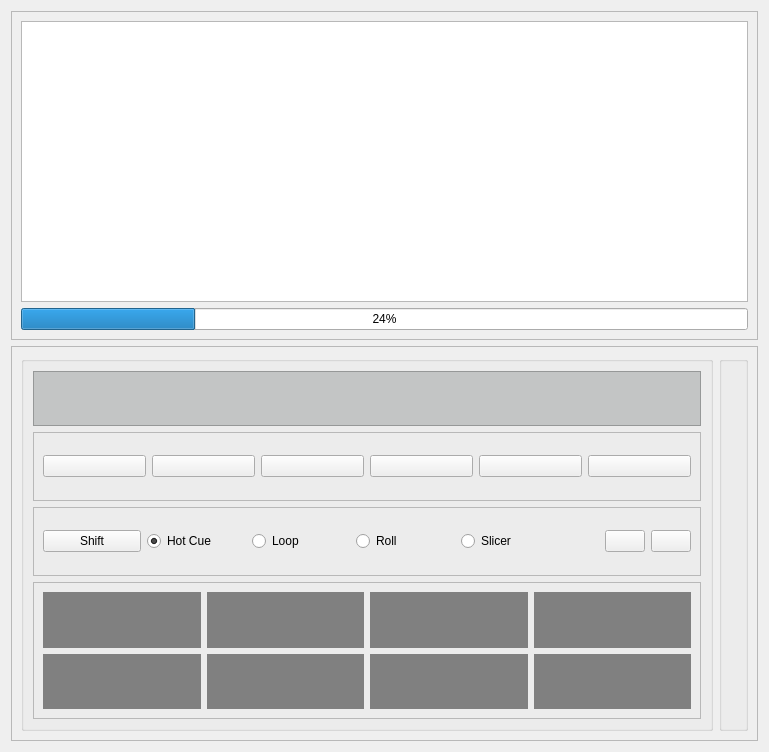
<?xml version="1.0" encoding="UTF-8"?>
<ui version="4.0">
 <class>Deck</class>
 <widget class="QWidget" name="Deck">
  <property name="geometry">
   <rect>
    <x>0</x>
    <y>0</y>
    <width>769</width>
    <height>752</height>
   </rect>
  </property>
  <property name="windowTitle">
   <string>Form</string>
  </property>
  <layout class="QGridLayout" name="gridLayout_2">
   <item row="0" column="0">
    <widget class="QFrame" name="frame_5">
     <property name="sizePolicy">
      <sizepolicy hsizetype="Preferred" vsizetype="Expanding">
       <horstretch>0</horstretch>
       <verstretch>0</verstretch>
      </sizepolicy>
     </property>
     <property name="frameShape">
      <enum>QFrame::StyledPanel</enum>
     </property>
     <property name="frameShadow">
      <enum>QFrame::Raised</enum>
     </property>
     <layout class="QVBoxLayout" name="verticalLayout_2">
      <item>
       <widget class="QGraphicsView" name="graphicsView">
        <property name="sizePolicy">
         <sizepolicy hsizetype="Expanding" vsizetype="Expanding">
          <horstretch>0</horstretch>
          <verstretch>0</verstretch>
         </sizepolicy>
        </property>
       </widget>
      </item>
      <item>
       <widget class="QProgressBar" name="progressBar">
        <property name="sizePolicy">
         <sizepolicy hsizetype="Expanding" vsizetype="Fixed">
          <horstretch>0</horstretch>
          <verstretch>1</verstretch>
         </sizepolicy>
        </property>
        <property name="value">
         <number>24</number>
        </property>
       </widget>
      </item>
     </layout>
    </widget>
   </item>
   <item row="1" column="0">
    <widget class="QFrame" name="frame">
     <property name="frameShape">
      <enum>QFrame::StyledPanel</enum>
     </property>
     <property name="frameShadow">
      <enum>QFrame::Raised</enum>
     </property>
     <layout class="QGridLayout" name="gridLayout_3">
      <item row="0" column="0">
       <widget class="QGroupBox" name="groupBox">
        <property name="title">
         <string/>
        </property>
        <layout class="QVBoxLayout" name="verticalLayout">
         <item>
          <widget class="QGraphicsView" name="OverviewWaveform">
           <property name="sizePolicy">
            <sizepolicy hsizetype="Expanding" vsizetype="Minimum">
             <horstretch>0</horstretch>
             <verstretch>8</verstretch>
            </sizepolicy>
           </property>
           <property name="minimumSize">
            <size>
             <width>0</width>
             <height>2</height>
            </size>
           </property>
           <property name="autoFillBackground">
            <bool>true</bool>
           </property>
           <property name="styleSheet">
            <string notr="true">background-color: rgb(195, 197, 197);</string>
           </property>
          </widget>
         </item>
         <item>
          <widget class="QFrame" name="frame_2">
           <property name="sizePolicy">
            <sizepolicy hsizetype="Preferred" vsizetype="Preferred">
             <horstretch>0</horstretch>
             <verstretch>10</verstretch>
            </sizepolicy>
           </property>
           <property name="frameShape">
            <enum>QFrame::StyledPanel</enum>
           </property>
           <property name="frameShadow">
            <enum>QFrame::Raised</enum>
           </property>
           <layout class="QHBoxLayout" name="horizontalLayout">
            <item>
             <widget class="QPushButton" name="StartOfTrackButton">
              <property name="toolTip">
               <string>Start of Track</string>
              </property>
              <property name="text">
               <string/>
              </property>
              <property name="icon">
               <iconset resource="MaterialSymbolsIcons.qrc">
                <normaloff>:/resources/MaterialSymbols/skip_prev_24dp_FILL0_wght400_GRAD0_opsz24.svg</normaloff>:/resources/MaterialSymbols/skip_prev_24dp_FILL0_wght400_GRAD0_opsz24.svg</iconset>
              </property>
             </widget>
            </item>
            <item>
             <widget class="QPushButton" name="BackwardsButton">
              <property name="toolTip">
               <string>Seek Backwards</string>
              </property>
              <property name="text">
               <string/>
              </property>
              <property name="icon">
               <iconset resource="MaterialSymbolsIcons.qrc">
                <normaloff>:/resources/MaterialSymbols/fast_rewind_24dp_FILL0_wght400_GRAD0_opsz24.svg</normaloff>:/resources/MaterialSymbols/fast_rewind_24dp_FILL0_wght400_GRAD0_opsz24.svg</iconset>
              </property>
             </widget>
            </item>
            <item>
             <widget class="QPushButton" name="PausePlay">
              <property name="toolTip">
               <string>Play</string>
              </property>
              <property name="text">
               <string/>
              </property>
              <property name="icon">
               <iconset resource="MaterialSymbolsIcons.qrc">
                <normaloff>:/resources/MaterialSymbols/play_circle_24dp_FILL0_wght400_GRAD0_opsz24.svg</normaloff>:/resources/MaterialSymbols/play_circle_24dp_FILL0_wght400_GRAD0_opsz24.svg</iconset>
              </property>
             </widget>
            </item>
            <item>
             <widget class="QPushButton" name="StopButton">
              <property name="toolTip">
               <string>Stop</string>
              </property>
              <property name="text">
               <string/>
              </property>
              <property name="icon">
               <iconset resource="MaterialSymbolsIcons.qrc">
                <normaloff>:/resources/MaterialSymbols/stop_circle_24dp_FILL0_wght400_GRAD0_opsz24.svg</normaloff>:/resources/MaterialSymbols/stop_circle_24dp_FILL0_wght400_GRAD0_opsz24.svg</iconset>
              </property>
             </widget>
            </item>
            <item>
             <widget class="QPushButton" name="ForwardButton">
              <property name="toolTip">
               <string>Seek Forward</string>
              </property>
              <property name="text">
               <string/>
              </property>
              <property name="icon">
               <iconset resource="MaterialSymbolsIcons.qrc">
                <normaloff>:/resources/MaterialSymbols/fast_forward_24dp_FILL0_wght400_GRAD0_opsz24.svg</normaloff>:/resources/MaterialSymbols/fast_forward_24dp_FILL0_wght400_GRAD0_opsz24.svg</iconset>
              </property>
             </widget>
            </item>
            <item>
             <widget class="QPushButton" name="EndOfTrackButton">
              <property name="toolTip">
               <string>End of Track</string>
              </property>
              <property name="text">
               <string/>
              </property>
              <property name="icon">
               <iconset resource="MaterialSymbolsIcons.qrc">
                <normaloff>:/resources/MaterialSymbols/skip_next_24dp_FILL0_wght400_GRAD0_opsz24.svg</normaloff>:/resources/MaterialSymbols/skip_next_24dp_FILL0_wght400_GRAD0_opsz24.svg</iconset>
              </property>
             </widget>
            </item>
           </layout>
          </widget>
         </item>
         <item>
          <widget class="QFrame" name="frame_4">
           <property name="sizePolicy">
            <sizepolicy hsizetype="Preferred" vsizetype="Preferred">
             <horstretch>0</horstretch>
             <verstretch>10</verstretch>
            </sizepolicy>
           </property>
           <property name="frameShape">
            <enum>QFrame::StyledPanel</enum>
           </property>
           <property name="frameShadow">
            <enum>QFrame::Raised</enum>
           </property>
           <layout class="QHBoxLayout" name="horizontalLayout_3">
            <item>
             <widget class="QPushButton" name="pushButton_9">
              <property name="sizePolicy">
               <sizepolicy hsizetype="Minimum" vsizetype="Fixed">
                <horstretch>10</horstretch>
                <verstretch>0</verstretch>
               </sizepolicy>
              </property>
              <property name="text">
               <string>Shift</string>
              </property>
             </widget>
            </item>
            <item>
             <widget class="QRadioButton" name="HotCueRadioButton">
              <property name="sizePolicy">
               <sizepolicy hsizetype="Minimum" vsizetype="Fixed">
                <horstretch>10</horstretch>
                <verstretch>0</verstretch>
               </sizepolicy>
              </property>
              <property name="text">
               <string>Hot Cue</string>
              </property>
              <property name="checked">
               <bool>true</bool>
              </property>
             </widget>
            </item>
            <item>
             <widget class="QRadioButton" name="LoopRadioButton">
              <property name="sizePolicy">
               <sizepolicy hsizetype="Minimum" vsizetype="Fixed">
                <horstretch>10</horstretch>
                <verstretch>0</verstretch>
               </sizepolicy>
              </property>
              <property name="text">
               <string>Loop</string>
              </property>
             </widget>
            </item>
            <item>
             <widget class="QRadioButton" name="RollRadioButton">
              <property name="sizePolicy">
               <sizepolicy hsizetype="Minimum" vsizetype="Fixed">
                <horstretch>10</horstretch>
                <verstretch>0</verstretch>
               </sizepolicy>
              </property>
              <property name="text">
               <string>Roll</string>
              </property>
             </widget>
            </item>
            <item>
             <widget class="QRadioButton" name="SlicerRadioButton">
              <property name="sizePolicy">
               <sizepolicy hsizetype="Minimum" vsizetype="Fixed">
                <horstretch>10</horstretch>
                <verstretch>0</verstretch>
               </sizepolicy>
              </property>
              <property name="text">
               <string>Slicer</string>
              </property>
             </widget>
            </item>
            <item>
             <spacer name="horizontalSpacer">
              <property name="orientation">
               <enum>Qt::Horizontal</enum>
              </property>
              <property name="sizeHint" stdset="0">
               <size>
                <width>40</width>
                <height>20</height>
               </size>
              </property>
             </spacer>
            </item>
            <item>
             <widget class="QPushButton" name="pushButton">
              <property name="sizePolicy">
               <sizepolicy hsizetype="Minimum" vsizetype="Fixed">
                <horstretch>1</horstretch>
                <verstretch>0</verstretch>
               </sizepolicy>
              </property>
              <property name="text">
               <string/>
              </property>
              <property name="icon">
               <iconset resource="MaterialSymbolsIcons.qrc">
                <normaloff>:/resources/MaterialSymbols/reverse_arrow_24dp_FILL0_wght400_GRAD0_opsz24.svg</normaloff>:/resources/MaterialSymbols/reverse_arrow_24dp_FILL0_wght400_GRAD0_opsz24.svg</iconset>
              </property>
             </widget>
            </item>
            <item>
             <widget class="QPushButton" name="pushButton_2">
              <property name="sizePolicy">
               <sizepolicy hsizetype="Minimum" vsizetype="Fixed">
                <horstretch>1</horstretch>
                <verstretch>0</verstretch>
               </sizepolicy>
              </property>
              <property name="text">
               <string/>
              </property>
              <property name="icon">
               <iconset resource="MaterialSymbolsIcons.qrc">
                <normaloff>:/resources/MaterialSymbols/play_arrow_24dp_FILL0_wght400_GRAD0_opsz24.svg</normaloff>:/resources/MaterialSymbols/play_arrow_24dp_FILL0_wght400_GRAD0_opsz24.svg</iconset>
              </property>
             </widget>
            </item>
           </layout>
          </widget>
         </item>
         <item>
          <widget class="QFrame" name="frame_3">
           <property name="sizePolicy">
            <sizepolicy hsizetype="MinimumExpanding" vsizetype="Preferred">
             <horstretch>0</horstretch>
             <verstretch>20</verstretch>
            </sizepolicy>
           </property>
           <property name="frameShape">
            <enum>QFrame::StyledPanel</enum>
           </property>
           <property name="frameShadow">
            <enum>QFrame::Raised</enum>
           </property>
           <layout class="QGridLayout" name="gridLayout">
            <item row="0" column="1">
             <widget class="CustomButton" name="CueButton_2">
              <property name="sizePolicy">
               <sizepolicy hsizetype="Minimum" vsizetype="Expanding">
                <horstretch>0</horstretch>
                <verstretch>20</verstretch>
               </sizepolicy>
              </property>
              <property name="styleSheet">
               <string notr="true">border-radius: 0px;
background-color: rgb(128, 128, 128);</string>
              </property>
              <property name="text">
               <string/>
              </property>
             </widget>
            </item>
            <item row="0" column="2">
             <widget class="CustomButton" name="CueButton_3">
              <property name="sizePolicy">
               <sizepolicy hsizetype="Minimum" vsizetype="Expanding">
                <horstretch>0</horstretch>
                <verstretch>20</verstretch>
               </sizepolicy>
              </property>
              <property name="styleSheet">
               <string notr="true">border-radius: 0px;
background-color: rgb(128, 128, 128);</string>
              </property>
              <property name="text">
               <string/>
              </property>
             </widget>
            </item>
            <item row="0" column="0">
             <widget class="CustomButton" name="CueButton_1">
              <property name="sizePolicy">
               <sizepolicy hsizetype="Minimum" vsizetype="Expanding">
                <horstretch>0</horstretch>
                <verstretch>20</verstretch>
               </sizepolicy>
              </property>
              <property name="styleSheet">
               <string notr="true">border-radius: 0px;
background-color: rgb(128, 128, 128);</string>
              </property>
              <property name="text">
               <string/>
              </property>
             </widget>
            </item>
            <item row="0" column="3">
             <widget class="CustomButton" name="CueButton_4">
              <property name="sizePolicy">
               <sizepolicy hsizetype="Minimum" vsizetype="Expanding">
                <horstretch>0</horstretch>
                <verstretch>20</verstretch>
               </sizepolicy>
              </property>
              <property name="styleSheet">
               <string notr="true">border-radius: 0px;
background-color: rgb(128, 128, 128);</string>
              </property>
              <property name="text">
               <string/>
              </property>
             </widget>
            </item>
            <item row="1" column="0">
             <widget class="CustomButton" name="CueButton_5">
              <property name="sizePolicy">
               <sizepolicy hsizetype="Minimum" vsizetype="Expanding">
                <horstretch>0</horstretch>
                <verstretch>20</verstretch>
               </sizepolicy>
              </property>
              <property name="styleSheet">
               <string notr="true">border-radius: 0px;
background-color: rgb(128, 128, 128);</string>
              </property>
              <property name="text">
               <string/>
              </property>
             </widget>
            </item>
            <item row="1" column="1">
             <widget class="CustomButton" name="CueButton_7">
              <property name="sizePolicy">
               <sizepolicy hsizetype="Minimum" vsizetype="Expanding">
                <horstretch>0</horstretch>
                <verstretch>20</verstretch>
               </sizepolicy>
              </property>
              <property name="styleSheet">
               <string notr="true">border-radius: 0px;
background-color: rgb(128, 128, 128);</string>
              </property>
              <property name="text">
               <string/>
              </property>
             </widget>
            </item>
            <item row="1" column="2">
             <widget class="CustomButton" name="CueButton_6">
              <property name="sizePolicy">
               <sizepolicy hsizetype="Minimum" vsizetype="Expanding">
                <horstretch>0</horstretch>
                <verstretch>20</verstretch>
               </sizepolicy>
              </property>
              <property name="styleSheet">
               <string notr="true">border-radius: 0px;
background-color: rgb(128, 128, 128);</string>
              </property>
              <property name="text">
               <string/>
              </property>
             </widget>
            </item>
            <item row="1" column="3">
             <widget class="CustomButton" name="CueButton_8">
              <property name="sizePolicy">
               <sizepolicy hsizetype="Minimum" vsizetype="Expanding">
                <horstretch>0</horstretch>
                <verstretch>20</verstretch>
               </sizepolicy>
              </property>
              <property name="styleSheet">
               <string notr="true">border-radius: 0px;
background-color: rgb(128, 128, 128);</string>
              </property>
              <property name="text">
               <string/>
              </property>
             </widget>
            </item>
           </layout>
          </widget>
         </item>
        </layout>
       </widget>
      </item>
      <item row="0" column="1">
       <widget class="QGroupBox" name="groupBox_2">
        <property name="title">
         <string/>
        </property>
        <widget class="QSlider" name="verticalSlider">
         <property name="geometry">
          <rect>
           <x>30</x>
           <y>70</y>
           <width>21</width>
           <height>461</height>
          </rect>
         </property>
         <property name="styleSheet">
          <string notr="true">QSlider::groove:vertical {
    border: 1px solid #999999;
    width: 4px; /* Groove width */
    background: #dddddd;
    margin: 0 2px; /* Margin to center groove horizontally within the slider */
    border-radius: 4px;
}

QSlider::handle:vertical {
    background: #5c5c5c;
    border: 1px solid #4c4c4c;
    width: 30px; /* Handle width */
    height: 5px; /* Handle height, wider than the groove */
    border-radius: 9px;
    margin: 0 -5px; /* Negative margin to center handle horizontally over the groove */
}
</string>
         </property>
         <property name="sliderPosition">
          <number>50</number>
         </property>
         <property name="orientation">
          <enum>Qt::Vertical</enum>
         </property>
        </widget>
       </widget>
      </item>
     </layout>
    </widget>
   </item>
  </layout>
 </widget>
 <customwidgets>
  <customwidget>
   <class>CustomButton</class>
   <extends>QPushButton</extends>
   <header>custombutton.h</header>
  </customwidget>
 </customwidgets>
 <resources>
  <include location="MaterialSymbolsIcons.qrc"/>
 </resources>
 <connections/>
</ui>
